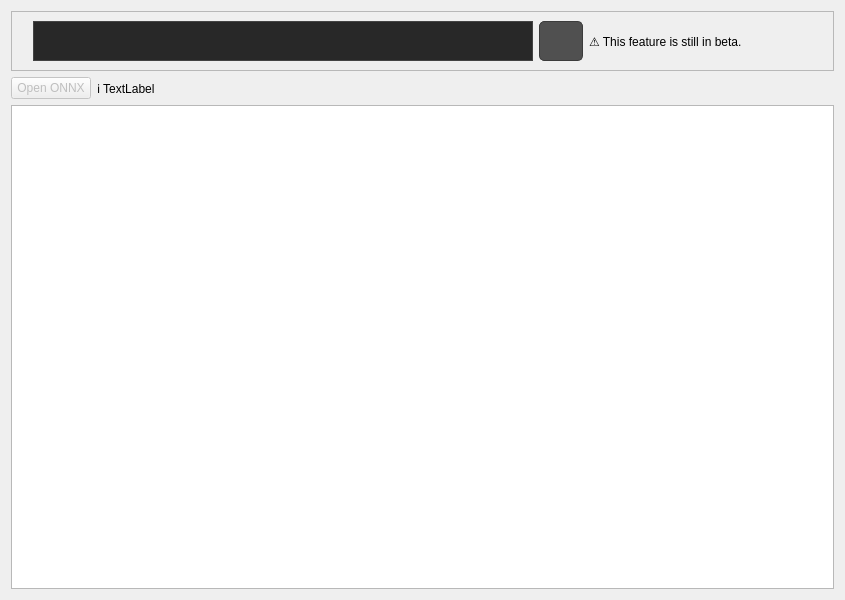
<?xml version="1.0" encoding="UTF-8"?>
<ui version="4.0">
 <class>huggingfacePage</class>
 <widget class="QWidget" name="huggingfacePage">
  <property name="geometry">
   <rect>
    <x>0</x>
    <y>0</y>
    <width>845</width>
    <height>600</height>
   </rect>
  </property>
  <property name="windowTitle">
   <string>Form</string>
  </property>
  <property name="styleSheet">
   <string notr="true"/>
  </property>
  <layout class="QVBoxLayout" name="verticalLayout">
   <item>
    <widget class="QFrame" name="frame">
     <property name="sizePolicy">
      <sizepolicy hsizetype="Expanding" vsizetype="Maximum">
       <horstretch>0</horstretch>
       <verstretch>0</verstretch>
      </sizepolicy>
     </property>
     <property name="frameShape">
      <enum>QFrame::Shape::StyledPanel</enum>
     </property>
     <property name="frameShadow">
      <enum>QFrame::Shadow::Raised</enum>
     </property>
     <layout class="QHBoxLayout" name="horizontalLayout_2">
      <item alignment="Qt::AlignmentFlag::AlignLeft|Qt::AlignmentFlag::AlignVCenter">
       <widget class="QLabel" name="hfLogo">
        <property name="sizePolicy">
         <sizepolicy hsizetype="Fixed" vsizetype="Fixed">
          <horstretch>0</horstretch>
          <verstretch>0</verstretch>
         </sizepolicy>
        </property>
        <property name="sizeIncrement">
         <size>
          <width>0</width>
          <height>0</height>
         </size>
        </property>
        <property name="font">
         <font>
          <pointsize>8</pointsize>
         </font>
        </property>
        <property name="styleSheet">
         <string notr="true"/>
        </property>
        <property name="text">
         <string/>
        </property>
        <property name="pixmap">
         <pixmap resource="../resource.qrc">:/assets/icons/huggingface_64px.png</pixmap>
        </property>
        <property name="margin">
         <number>5</number>
        </property>
       </widget>
      </item>
      <item alignment="Qt::AlignmentFlag::AlignVCenter">
       <widget class="PlainTextEditEnterSignal" name="hf_search_text">
        <property name="sizePolicy">
         <sizepolicy hsizetype="Minimum" vsizetype="Fixed">
          <horstretch>0</horstretch>
          <verstretch>0</verstretch>
         </sizepolicy>
        </property>
        <property name="minimumSize">
         <size>
          <width>500</width>
          <height>0</height>
         </size>
        </property>
        <property name="maximumSize">
         <size>
          <width>16777215</width>
          <height>40</height>
         </size>
        </property>
        <property name="styleSheet">
         <string notr="true">QPlainTextEdit {
    background-color: #282828; 
    color: #F8F8F2;
    border: 1px solid #444444;
    padding: 8px;
	font: 10pt &quot;Segoe UI&quot;;
}

QPlainTextEdit:focus {
    border: 1px solid #6272A4;
}

QPlainTextEdit::handle:vertical:hover {
    background-color: #686868;
}

QPlainTextEdit:placeholderText {
    color: #6272A4; 
}

QTextEdit:placeholderText {
    color: #6272A4; 
	font: italic 9pt;
}</string>
        </property>
        <property name="inputMethodHints">
         <set>Qt::InputMethodHint::ImhNone</set>
        </property>
        <property name="verticalScrollBarPolicy">
         <enum>Qt::ScrollBarPolicy::ScrollBarAlwaysOff</enum>
        </property>
        <property name="horizontalScrollBarPolicy">
         <enum>Qt::ScrollBarPolicy::ScrollBarAlwaysOff</enum>
        </property>
        <property name="lineWrapMode">
         <enum>QPlainTextEdit::LineWrapMode::NoWrap</enum>
        </property>
        <property name="plainText">
         <string/>
        </property>
        <property name="maximumBlockCount">
         <number>1</number>
        </property>
        <property name="placeholderText">
         <string>Huggingface checkpoint or url...</string>
        </property>
       </widget>
      </item>
      <item alignment="Qt::AlignmentFlag::AlignVCenter">
       <widget class="QPushButton" name="hf_search_btn">
        <property name="sizePolicy">
         <sizepolicy hsizetype="Minimum" vsizetype="Fixed">
          <horstretch>0</horstretch>
          <verstretch>0</verstretch>
         </sizepolicy>
        </property>
        <property name="minimumSize">
         <size>
          <width>0</width>
          <height>40</height>
         </size>
        </property>
        <property name="toolTip">
         <string>Search (Enter)</string>
        </property>
        <property name="styleSheet">
         <string notr="true">QPushButton {
	color: white;
	border: 1px solid rgb(60, 60, 60); 
	padding: 5px 5px;
	border-radius: 5px;
	background-color: rgb(80, 80, 80); 
}

QPushButton:hover {
	background-color: rgb(255, 210, 30); 
}
QPushButton:pressed {
	background-color: rgb(255, 225, 30)
}   </string>
        </property>
        <property name="text">
         <string/>
        </property>
        <property name="icon">
         <iconset resource="../resource.qrc">
          <normaloff>:/assets/icons/search.png</normaloff>:/assets/icons/search.png</iconset>
        </property>
        <property name="shortcut">
         <string>Return</string>
        </property>
       </widget>
      </item>
      <item>
       <widget class="QLabel" name="hf_info_label_2">
        <property name="styleSheet">
         <string notr="true"/>
        </property>
        <property name="text">
         <string>⚠️ This feature is still in beta. </string>
        </property>
        <property name="margin">
         <number>10</number>
        </property>
       </widget>
      </item>
      <item>
       <spacer name="horizontalSpacer">
        <property name="orientation">
         <enum>Qt::Orientation::Horizontal</enum>
        </property>
        <property name="sizeHint" stdset="0">
         <size>
          <width>40</width>
          <height>20</height>
         </size>
        </property>
       </spacer>
      </item>
     </layout>
    </widget>
   </item>
   <item>
    <layout class="QHBoxLayout" name="horizontalLayout_3">
     <item alignment="Qt::AlignmentFlag::AlignVCenter">
      <widget class="QPushButton" name="open_onnx_btn">
       <property name="enabled">
        <bool>false</bool>
       </property>
       <property name="sizePolicy">
        <sizepolicy hsizetype="Fixed" vsizetype="Fixed">
         <horstretch>0</horstretch>
         <verstretch>0</verstretch>
        </sizepolicy>
       </property>
       <property name="styleSheet">
        <string notr="true"/>
       </property>
       <property name="text">
        <string>Open ONNX</string>
       </property>
      </widget>
     </item>
     <item>
      <widget class="QLabel" name="hf_info_label">
       <property name="text">
        <string>ℹ️ TextLabel</string>
       </property>
       <property name="margin">
        <number>10</number>
       </property>
      </widget>
     </item>
    </layout>
   </item>
   <item>
    <widget class="QTreeView" name="hf_column_view">
     <property name="styleSheet">
      <string notr="true"/>
     </property>
     <property name="sizeAdjustPolicy">
      <enum>QAbstractScrollArea::SizeAdjustPolicy::AdjustToContents</enum>
     </property>
     <property name="editTriggers">
      <set>QAbstractItemView::EditTrigger::NoEditTriggers</set>
     </property>
     <property name="selectionBehavior">
      <enum>QAbstractItemView::SelectionBehavior::SelectRows</enum>
     </property>
     <property name="rootIsDecorated">
      <bool>true</bool>
     </property>
     <property name="animated">
      <bool>false</bool>
     </property>
     <property name="allColumnsShowFocus">
      <bool>true</bool>
     </property>
     <property name="headerHidden">
      <bool>true</bool>
     </property>
     <attribute name="headerVisible">
      <bool>false</bool>
     </attribute>
    </widget>
   </item>
  </layout>
 </widget>
 <customwidgets>
  <customwidget>
   <class>PlainTextEditEnterSignal</class>
   <extends>QPlainTextEdit</extends>
   <header location="global">plaintexteditentersignal.h</header>
  </customwidget>
 </customwidgets>
 <resources>
  <include location="../resource.qrc"/>
 </resources>
 <connections/>
</ui>
